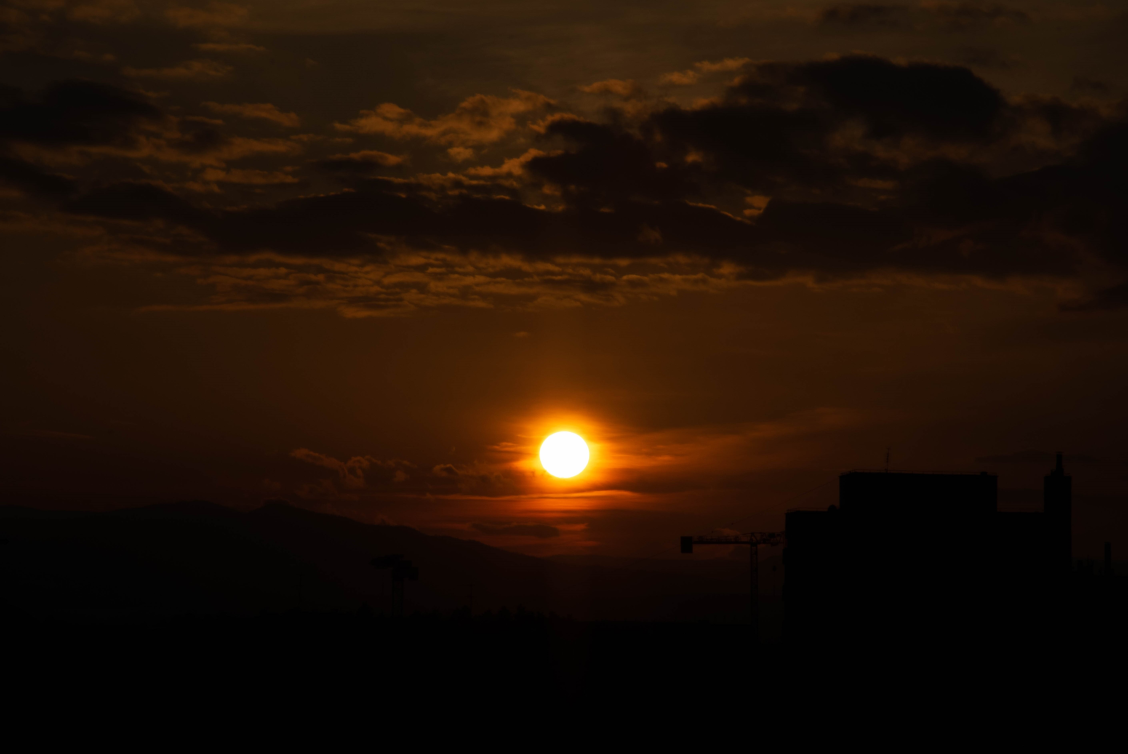
#> input picture img/backgroundPicture.jpg, 5636 x 3768 px (shown at 1/5 size)
$ jupyter execute imageColorPicker.ipynb   (shell and % lines are left out)
#> lines starting #> are read from the running program, lines starting #| are printed output that depends on the picture
[cell 1]
from sklearn.cluster import KMeans
import matplotlib.pyplot as plt
import numpy as np
import cv2
from collections import Counter
from skimage.color import rgb2lab, deltaE_cie76
import os


# [14 lines of commented-out code are left out]

def RGB2HEX(color):
    return "#{:02x}{:02x}{:02x}".format(int(color[0]), int(color[1]), int(color[2]))


def get_image(image_path):
#> called with image_path = 'img/backgroundPicture.jpg'
    image = cv2.imread(image_path)
#> image is the input picture: shape (3768, 5636, 3); mean B, G, R 5.6, 16.8, 32.5
    image = cv2.cvtColor(image, cv2.COLOR_BGR2RGB)
    return image


def get_colors(image, number_of_colors, show_chart):

#> called with number_of_colors = 2, show_chart = True
    modified_image = cv2.resize(image, (600, 400), interpolation = cv2.INTER_AREA)
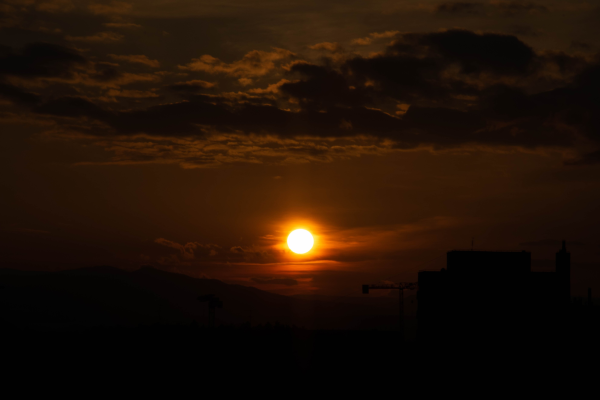
#> modified_image: shape (400, 600, 3); mean R, G, B 32.6, 16.8, 5.7
    modified_image = modified_image.reshape(modified_image.shape[0]*modified_image.shape[1], 3)

    clf = KMeans(n_clusters = number_of_colors)
    labels = clf.fit_predict(modified_image)

    counts = Counter(labels)
#> counts = {1: 236250, 0: 3750}

    center_colors = clf.cluster_centers_
    # We get ordered colors by iterating through the keys
    ordered_colors = [center_colors[i] for i in counts.keys()]
#> ordered_colors = [[29.76, 15.14, 5.16], [210.1, 123.4, 40.5]]
    hex_colors = [RGB2HEX(ordered_colors[i]) for i in counts.keys()]
#> hex_colors = ['#d27b28', '#1d0f05']
    rgb_colors = [ordered_colors[i] for i in counts.keys()]
#> rgb_colors = [[210.1, 123.4, 40.5], [29.76, 15.14, 5.16]]

    if (show_chart):
        plt.figure(figsize = (8, 6))
        plt.pie(counts.values(), labels = hex_colors, colors = hex_colors)

    return rgb_colors

get_colors(get_image('img/backgroundPicture.jpg'), 2, True)
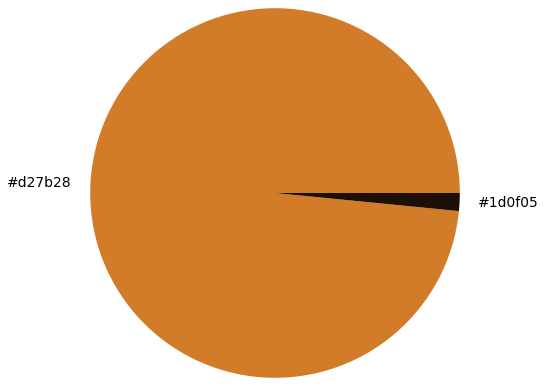
#> figure drawn by matplotlib, 1 panel
